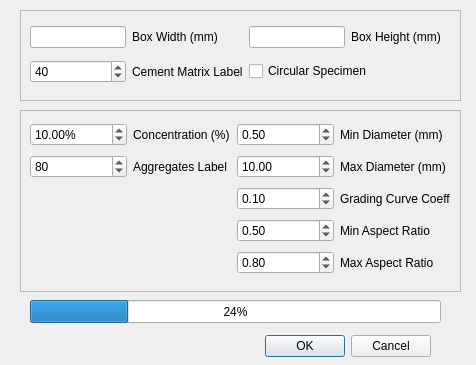
<?xml version="1.0" encoding="UTF-8"?>
<ui version="4.0">
 <class>twoPhaseModelImmersionCaseDialog</class>
 <widget class="QDialog" name="twoPhaseModelImmersionCaseDialog">
  <property name="geometry">
   <rect>
    <x>0</x>
    <y>0</y>
    <width>476</width>
    <height>365</height>
   </rect>
  </property>
  <property name="maximumSize">
   <size>
    <width>476</width>
    <height>365</height>
   </size>
  </property>
  <property name="windowTitle">
   <string>Two-Phase Model (Immersion Case)</string>
  </property>
  <property name="locale">
   <locale language="English" country="UnitedStates"/>
  </property>
  <widget class="QDialogButtonBox" name="buttonBox">
   <property name="geometry">
    <rect>
     <x>90</x>
     <y>330</y>
     <width>341</width>
     <height>32</height>
    </rect>
   </property>
   <property name="orientation">
    <enum>Qt::Horizontal</enum>
   </property>
   <property name="standardButtons">
    <set>QDialogButtonBox::Cancel|QDialogButtonBox::Ok</set>
   </property>
  </widget>
  <widget class="QFrame" name="frame">
   <property name="geometry">
    <rect>
     <x>20</x>
     <y>110</y>
     <width>441</width>
     <height>182</height>
    </rect>
   </property>
   <property name="frameShape">
    <enum>QFrame::StyledPanel</enum>
   </property>
   <property name="frameShadow">
    <enum>QFrame::Sunken</enum>
   </property>
   <widget class="QWidget" name="gridLayoutWidget">
    <property name="geometry">
     <rect>
      <x>10</x>
      <y>10</y>
      <width>421</width>
      <height>162</height>
     </rect>
    </property>
    <layout class="QGridLayout" name="gridLayout">
     <item row="2" column="2">
      <widget class="QDoubleSpinBox" name="gradingDoubleSpinBox">
       <property name="minimum">
        <double>0.010000000000000</double>
       </property>
       <property name="maximum">
        <double>0.800000000000000</double>
       </property>
       <property name="singleStep">
        <double>0.200000000000000</double>
       </property>
       <property name="value">
        <double>0.100000000000000</double>
       </property>
      </widget>
     </item>
     <item row="2" column="3">
      <widget class="QLabel" name="label_5">
       <property name="text">
        <string>Grading Curve Coeff</string>
       </property>
      </widget>
     </item>
     <item row="1" column="3">
      <widget class="QLabel" name="label_4">
       <property name="text">
        <string>Max Diameter (mm)</string>
       </property>
      </widget>
     </item>
     <item row="1" column="0">
      <widget class="QSpinBox" name="labelSpinBox">
       <property name="maximum">
        <number>240</number>
       </property>
       <property name="singleStep">
        <number>40</number>
       </property>
       <property name="value">
        <number>80</number>
       </property>
      </widget>
     </item>
     <item row="3" column="2">
      <widget class="QDoubleSpinBox" name="minAspectRatioDoubleSpinBox">
       <property name="minimum">
        <double>0.200000000000000</double>
       </property>
       <property name="maximum">
        <double>1.000000000000000</double>
       </property>
       <property name="value">
        <double>0.500000000000000</double>
       </property>
      </widget>
     </item>
     <item row="0" column="2">
      <widget class="QDoubleSpinBox" name="minDiameterDoubleSpinBox">
       <property name="minimum">
        <double>0.200000000000000</double>
       </property>
       <property name="maximum">
        <double>20.000000000000000</double>
       </property>
       <property name="singleStep">
        <double>0.100000000000000</double>
       </property>
       <property name="value">
        <double>0.500000000000000</double>
       </property>
      </widget>
     </item>
     <item row="0" column="1">
      <widget class="QLabel" name="fractionLabel">
       <property name="text">
        <string>Concentration (%)</string>
       </property>
      </widget>
     </item>
     <item row="0" column="3">
      <widget class="QLabel" name="label_2">
       <property name="text">
        <string>Min Diameter (mm)</string>
       </property>
      </widget>
     </item>
     <item row="0" column="0">
      <widget class="QDoubleSpinBox" name="fractionDoubleSpinBox">
       <property name="suffix">
        <string>%</string>
       </property>
       <property name="minimum">
        <double>0.100000000000000</double>
       </property>
       <property name="maximum">
        <double>70.000000000000000</double>
       </property>
       <property name="value">
        <double>10.000000000000000</double>
       </property>
      </widget>
     </item>
     <item row="3" column="3">
      <widget class="QLabel" name="label_6">
       <property name="text">
        <string>Min Aspect Ratio</string>
       </property>
      </widget>
     </item>
     <item row="1" column="2">
      <widget class="QDoubleSpinBox" name="maxDiameterDoubleSpinBox">
       <property name="minimum">
        <double>0.020000000000000</double>
       </property>
       <property name="maximum">
        <double>20.000000000000000</double>
       </property>
       <property name="singleStep">
        <double>0.100000000000000</double>
       </property>
       <property name="value">
        <double>10.000000000000000</double>
       </property>
      </widget>
     </item>
     <item row="4" column="2">
      <widget class="QDoubleSpinBox" name="maxAspectRatioDoubleSpinBox">
       <property name="minimum">
        <double>0.300000000000000</double>
       </property>
       <property name="maximum">
        <double>1.000000000000000</double>
       </property>
       <property name="singleStep">
        <double>0.100000000000000</double>
       </property>
       <property name="value">
        <double>0.800000000000000</double>
       </property>
      </widget>
     </item>
     <item row="4" column="3">
      <widget class="QLabel" name="label_7">
       <property name="text">
        <string>Max Aspect Ratio</string>
       </property>
      </widget>
     </item>
     <item row="1" column="1">
      <widget class="QLabel" name="labelLabel">
       <property name="text">
        <string>Aggregates Label</string>
       </property>
      </widget>
     </item>
    </layout>
   </widget>
  </widget>
  <widget class="QProgressBar" name="progressBar">
   <property name="geometry">
    <rect>
     <x>30</x>
     <y>300</y>
     <width>411</width>
     <height>23</height>
    </rect>
   </property>
   <property name="value">
    <number>24</number>
   </property>
  </widget>
  <widget class="QFrame" name="frame_2">
   <property name="geometry">
    <rect>
     <x>20</x>
     <y>10</y>
     <width>441</width>
     <height>91</height>
    </rect>
   </property>
   <property name="frameShape">
    <enum>QFrame::StyledPanel</enum>
   </property>
   <property name="frameShadow">
    <enum>QFrame::Sunken</enum>
   </property>
   <widget class="QWidget" name="gridLayoutWidget_2">
    <property name="geometry">
     <rect>
      <x>10</x>
      <y>10</y>
      <width>411</width>
      <height>71</height>
     </rect>
    </property>
    <layout class="QGridLayout" name="gridLayout_2">
     <item row="0" column="1">
      <widget class="QLabel" name="label">
       <property name="text">
        <string>Box Width (mm)</string>
       </property>
      </widget>
     </item>
     <item row="0" column="0">
      <widget class="QLineEdit" name="boxWidthLineEdit"/>
     </item>
     <item row="0" column="3">
      <widget class="QLabel" name="label_3">
       <property name="text">
        <string>Box Height (mm)</string>
       </property>
      </widget>
     </item>
     <item row="0" column="2">
      <widget class="QLineEdit" name="boxHeightLineEdit"/>
     </item>
     <item row="1" column="1">
      <widget class="QLabel" name="label_8">
       <property name="text">
        <string>Cement Matrix Label</string>
       </property>
      </widget>
     </item>
     <item row="1" column="2" colspan="2">
      <widget class="QCheckBox" name="circularSpecimenCheckBox">
       <property name="text">
        <string>Circular Specimen</string>
       </property>
      </widget>
     </item>
     <item row="1" column="0">
      <widget class="QSpinBox" name="matrixLabelSpinBox">
       <property name="maximum">
        <number>240</number>
       </property>
       <property name="singleStep">
        <number>40</number>
       </property>
       <property name="value">
        <number>40</number>
       </property>
      </widget>
     </item>
    </layout>
   </widget>
  </widget>
 </widget>
 <resources/>
 <connections>
  <connection>
   <sender>buttonBox</sender>
   <signal>accepted()</signal>
   <receiver>twoPhaseModelImmersionCaseDialog</receiver>
   <slot>accept()</slot>
   <hints>
    <hint type="sourcelabel">
     <x>248</x>
     <y>254</y>
    </hint>
    <hint type="destinationlabel">
     <x>157</x>
     <y>274</y>
    </hint>
   </hints>
  </connection>
  <connection>
   <sender>buttonBox</sender>
   <signal>rejected()</signal>
   <receiver>twoPhaseModelImmersionCaseDialog</receiver>
   <slot>reject()</slot>
   <hints>
    <hint type="sourcelabel">
     <x>316</x>
     <y>260</y>
    </hint>
    <hint type="destinationlabel">
     <x>286</x>
     <y>274</y>
    </hint>
   </hints>
  </connection>
 </connections>
</ui>
